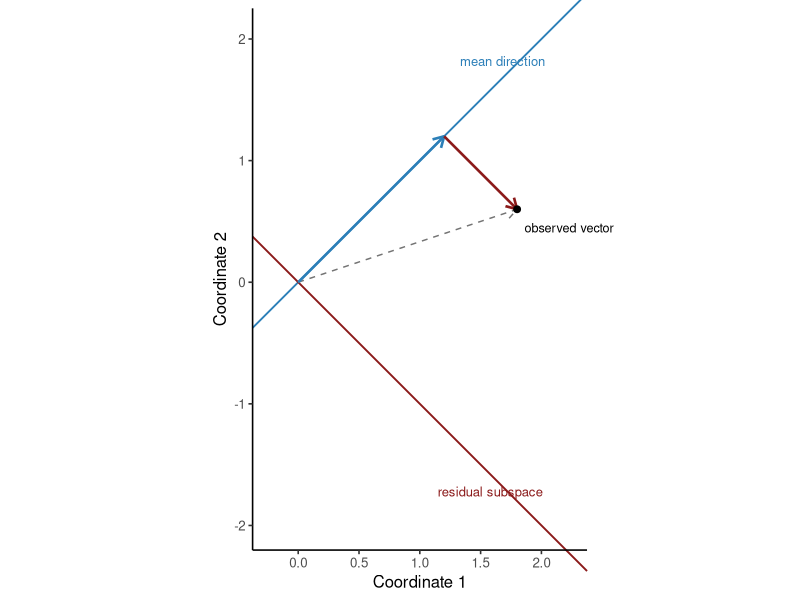
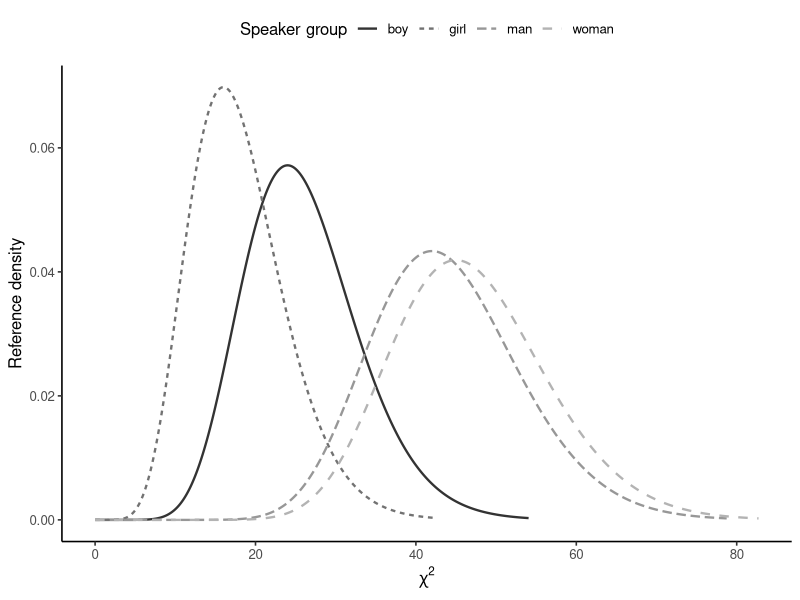

Here is the R script that generated these plots, in order:
## ---- chunk 1
#| label: plot-mean-residual-projection
#| fig-cap: "A two-coordinate vector decomposed into orthogonal mean and residual components."
#| fig-alt: "A coordinate plane shows the mean direction y equals x and the perpendicular residual direction y equals minus x. An observed vector from the origin is decomposed into a blue arrow along the mean direction and a red arrow parallel to the residual direction. The two components meet at a right angle."
library(ggplot2)

projection_point <- data.frame(
  mean_x = 1.2, # dqr-allow: symbolic-derivation
  mean_y = 1.2, # dqr-allow: symbolic-derivation
  observed_x = 1.8, # dqr-allow: symbolic-derivation
  observed_y = 0.6 # dqr-allow: symbolic-derivation
)

ggplot() +
  geom_abline(
    slope = 1, intercept = 0,
    color = "#2C7FB8", linewidth = 0.65
  ) +
  geom_abline(
    slope = -1, intercept = 0,
    color = "#8B1A1A", linewidth = 0.65
  ) +
  geom_segment(
    data = projection_point,
    aes(x = 0, y = 0, xend = observed_x, yend = observed_y),
    color = "grey45", linetype = "dashed", # dqr-allow: plot-aesthetic
    arrow = grid::arrow(length = grid::unit(0.12, "inches"))
  ) +
  geom_segment(
    data = projection_point,
    aes(x = 0, y = 0, xend = mean_x, yend = mean_y),
    color = "#2C7FB8", linewidth = 0.9, # dqr-allow: plot-aesthetic
    arrow = grid::arrow(length = grid::unit(0.12, "inches"))
  ) +
  geom_segment(
    data = projection_point,
    aes(x = mean_x, y = mean_y, xend = observed_x, yend = observed_y),
    color = "#8B1A1A", linewidth = 0.9, # dqr-allow: plot-aesthetic
    arrow = grid::arrow(length = grid::unit(0.12, "inches"))
  ) +
  annotate("text", x = 1.68, y = 1.82, label = "mean direction", color = "#2C7FB8", size = 3.3) +
  annotate("text", x = 1.58, y = -1.72, label = "residual subspace", color = "#8B1A1A", size = 3.3) +
  annotate("point", x = 1.8, y = 0.6, size = 2) + # dqr-allow: symbolic-derivation
  annotate("text", x = 1.86, y = 0.45, label = "observed vector", hjust = 0, size = 3.2) +
  coord_fixed(xlim = c(-0.25, 2.25), ylim = c(-2, 2.05), clip = "off") +
  labs(x = "Coordinate 1", y = "Coordinate 2") +
  theme_classic(base_size = 12)
## ---- chunk 2
#| label: hillenbrand-chi-square
library(ggplot2)

vowels <- read.csv(
  "data/hillenbrand/vowels-complete.csv",
  stringsAsFactors = FALSE
)
i_tokens <- subset(vowels, vowel == "i")
group_sizes <- as.data.frame(table(i_tokens$speaker_type), responseName = "n")
names(group_sizes)[1] <- "speaker_type"
group_sizes$df <- group_sizes$n - 1L
group_sizes$reference_mean <- group_sizes$df
group_sizes$reference_variance <- 2 * group_sizes$df

chi_grid <- do.call(rbind, lapply(seq_len(nrow(group_sizes)), function(j) {
  df <- group_sizes$df[j]
  q <- seq(0, qchisq(0.999, df), length.out = 400L)
  data.frame(speaker_type = group_sizes$speaker_type[j], df = df,
             q = q, density = dchisq(q, df))
}))

adult_men <- subset(group_sizes, speaker_type == "man")
adult_men_interval <- qchisq(c(0.025, 0.975), df = adult_men$df)

stopifnot(
  sum(group_sizes$n) == 139L,
  all(group_sizes$df == group_sizes$n - 1L),
  all(group_sizes$reference_variance == 2 * group_sizes$reference_mean)
)

group_sizes
adult_men_interval
## ---- chunk 3
#| label: plot-hillenbrand-chi-square
#| fig-cap: "Chi-squared reference densities whose degrees of freedom come from the observed /i/ speaker-group sizes."
ggplot(chi_grid, aes(q, density, group = speaker_type,
                     linetype = speaker_type, color = speaker_type)) +
  geom_line(linewidth = 0.8) +
  scale_color_grey(start = 0.2, end = 0.7) +
  labs(x = expression(chi^2), y = "Reference density",
       color = "Speaker group", linetype = "Speaker group") +
  theme_classic(base_size = 12) +
  theme(legend.position = "top")
